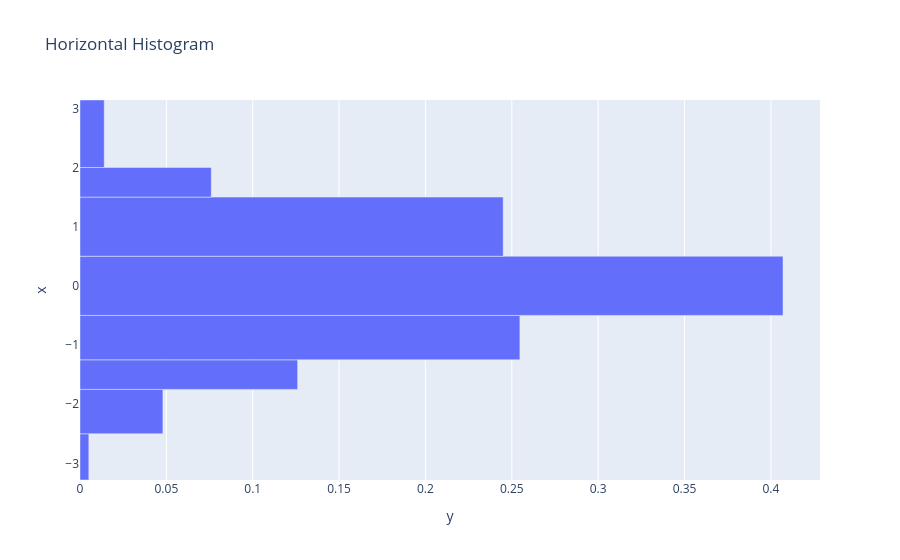

Source (notebook cell):
### Markdown cell above
## Example 4: Horizontal Histogram

Orientation can be changed to horizontal by using the `y` parameter or setting `orientation='h'`.

### Code cell
fig = histogram(x=data, orientation="h", title="Horizontal Histogram")
fig.show()

### Figure 1 — Plotly figure (JSON) as saved in the notebook; plotly's stock layout.template omitted (floating-point values rounded to 4 significant figures)
{"data": [{"alignmentgroup": "True", "hovertemplate": "y=%{x}<br>x=%{y}<extra></extra>", "legendgroup": "", "marker": {"color": "#636efa", "pattern": {"shape": ""}}, "name": "", "offsetgroup": "", "orientation": "h", "showlegend": false, "type": "bar", "width": [0.7812, 0.75, 0.5, 0.75, 1, 1, 0.5, 1.141], "x": [0.00512, 0.048, 0.126, 0.2547, 0.407, 0.245, 0.076, 0.01403], "xaxis": "x", "y": [-2.891, -2.125, -1.5, -0.875, 0.0, 1.0, 1.75, 2.57], "yaxis": "y"}], "layout": {"legend": {"tracegroupgap": 0}, "title": {"text": "Horizontal Histogram"}, "xaxis": {"anchor": "y", "domain": [0, 1], "title": {"text": "y"}}, "yaxis": {"anchor": "x", "domain": [0, 1], "title": {"text": "x"}}}}
